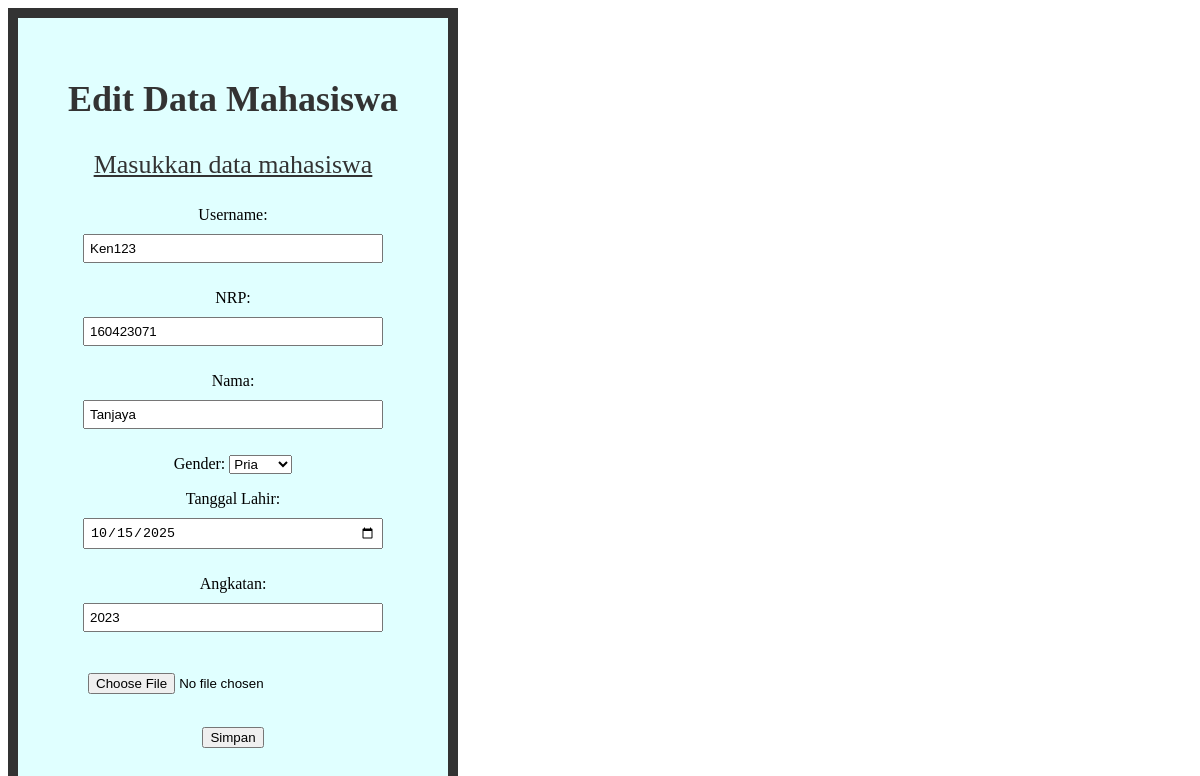
Page /admin_edit_mahasiswa.php?nrp=160423071 (signed in) on the committed database.
### tables this page shows
CREATE TABLE `akun` (
  `username` varchar(20) NOT NULL,
  `password` varchar(100) DEFAULT NULL,
  `nrp_mahasiswa` char(9) DEFAULT NULL,
  `npk_dosen` char(6) DEFAULT NULL,
  `isadmin` tinyint(1) DEFAULT 0,
  PRIMARY KEY (`username`),
  KEY `fk_akun_mahasiswa_idx` (`nrp_mahasiswa`),
  KEY `fk_akun_dosen1_idx` (`npk_dosen`),
  CONSTRAINT `fk_akun_dosen1` FOREIGN KEY (`npk_dosen`) REFERENCES `dosen` (`npk`) ON DELETE CASCADE ON UPDATE CASCADE,
  CONSTRAINT `fk_akun_mahasiswa` FOREIGN KEY (`nrp_mahasiswa`) REFERENCES `mahasiswa` (`nrp`) ON DELETE CASCADE ON UPDATE CASCADE
);

CREATE TABLE `mahasiswa` (
  `nrp` char(9) NOT NULL,
  `nama` varchar(45) DEFAULT NULL,
  `gender` enum('Pria','Wanita') DEFAULT NULL,
  `tanggal_lahir` date DEFAULT NULL,
  `angkatan` year(4) DEFAULT NULL,
  `foto_extention` varchar(4) DEFAULT NULL,
  PRIMARY KEY (`nrp`)
);

### admin_edit_mahasiswa.php (the view, shortened to what this page needs)
<?php
$mysqli = new mysqli("localhost", "root", "", "fullstack");
$id = $_GET['nrp'];
$sql = "SELECT m.nrp, m.nama, m.gender, m.tanggal_lahir, m.angkatan, m.foto_extention,
            a.username, a.password
        FROM mahasiswa m
        INNER JOIN akun a ON m.nrp = a.nrp_mahasiswa
        WHERE m.nrp = ?";
$stmt = $mysqli->prepare($sql);
$stmt->bind_param("s", $id);
$stmt->execute();
$res = $stmt->get_result();
$row = $res->fetch_assoc();
?>
<html>
    <head>
    </head>
    <body>
        <div class = "isiInput">
        <h2><b>Edit Data Mahasiswa</b></h2>
        <p id = 'pembukaanteks'>Masukkan data mahasiswa </p>
        <form method = "post" action = "admin_edit_proses_mahasiswa.php" enctype="multipart/form-data">
            <p><Label>Username: </Label><br><input type="text" name="username" value="<?php echo $row['username']; ?>"></p>
            <p><label>NRP: </label> <br><input type = "text" name = "nrp" value = "<?php echo $row['nrp']; ?>"></p>
            <p><label>Nama: </label> <br><input type = "text" name = "nama" value = "<?php echo $row['nama']; ?>"></p>
            <p><label>Gender: </label>
            <select name="gender">
                <option value="Pria">Pria</option>
            </select></p>
            <p><label>Tanggal Lahir: </label> <br> <input type = "date" name = "tanggal_lahir"  value = "<?php echo $row['tanggal_lahir']; ?>"></p>
            <p><label>Angkatan: </label> <br> <input type = "number" name = "angkatan" value = "<?php echo $row['angkatan']; ?>"></p>
            <div id = 'fotomahasiswa'>
                <input type = "file" name = "foto" accept = "image/jpeg, image/png">
            </div>
            <br>
            <button name="btnEdit" value="Edit" type="submit">Simpan</button></p>
        </form>
        </div>
    </body>
</html>

### admin_edit_mahasiswa.php (style rules this page uses)
h2 { text-align: center; margin-top: 30px; color: #333; font-size: 36px; }
input { margin: 10px; padding: 5px; width: 300px; }
#pembukaanteks { font-size: 26px; text-decoration: underline; text-decoration: bold; font-family: 'Times New Roman', Times, serif; color: #333; }
.isiInput { background-color: white; border:10px solid #333; background: lightcyan; padding: 30px 40px; text-align: center; width: 350px; }

### rows in the picture
akun: username "Ken123", nrp "160423071", nama "Tanjaya", tanggal_lahir "10/15/2025", angkatan "2023"
